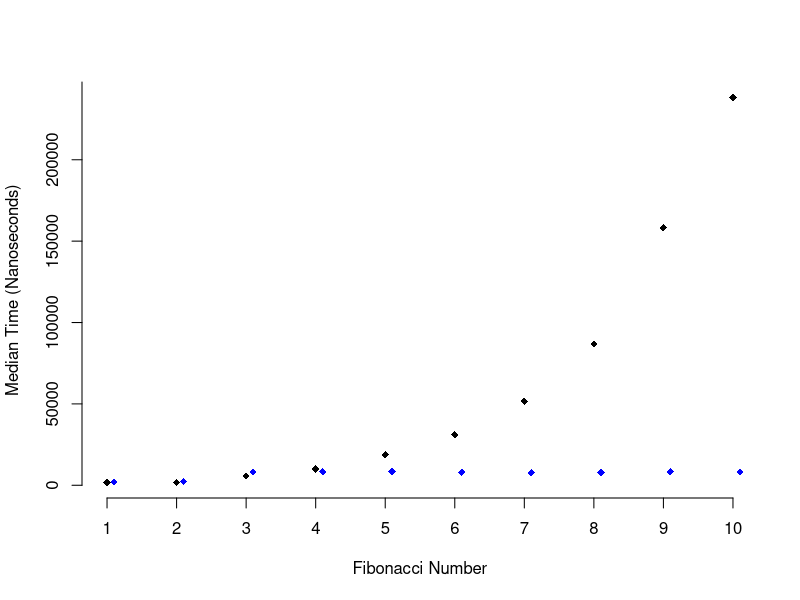

Recreate this plot in R.
#  install.packages(c("microbenchmark"))
library(purrr)
library(microbenchmark)
library(tidyr)
library(magrittr)
library(dplyr)
#--------------------------------------
fib <- function(n){
  stopifnot(n > 0)
  if(n == 1){
    0
  } else if(n == 2){
    1
  } else {
    fib(n - 1) + fib(n - 2)
  }
}
#--------------------------------------
fib_tbl <- c(0, 1, rep(NA, 23))

fib_mem <- function(n){
  stopifnot(n > 0)
  
  if(!is.na(fib_tbl[n])){
    fib_tbl[n]
  } else {
    fib_tbl[n - 1] <<- fib_mem(n - 1)
    fib_tbl[n - 2] <<- fib_mem(n - 2)
    fib_tbl[n - 1] + fib_tbl[n - 2]
  }
}
# ------------------------------------
fib_data <- map(1:10, function(x){microbenchmark(fib(x), times = 100)$time})
names(fib_data) <- paste0(letters[1:10], 1:10)
fib_data <- as.data.frame(fib_data)

fib_data %<>%
  gather(num, time) %>%
  group_by(num) %>%
  summarise(med_time = median(time))

memo_data <- map(1:10, function(x){microbenchmark(fib_mem(x))$time})
names(memo_data) <- paste0(letters[1:10], 1:10)
memo_data <- as.data.frame(memo_data)

memo_data %<>%
  gather(num, time) %>%
  group_by(num) %>%
  summarise(med_time = median(time))

plot(1:10, fib_data$med_time, xlab = "Fibonacci Number", ylab = "Median Time (Nanoseconds)",
     pch = 18, bty = "n", xaxt = "n", yaxt = "n")
axis(1, at = 1:10)
axis(2, at = seq(0, 350000, by = 50000))
points(1:10 + .1, memo_data$med_time, col = "blue", pch = 18)
legend(1, 300000, c("Not Memorized", "Memoized"), pch = 18, 
       col = c("black", "blue"), bty = "n", cex = 1, y.intersp = 1.5)


